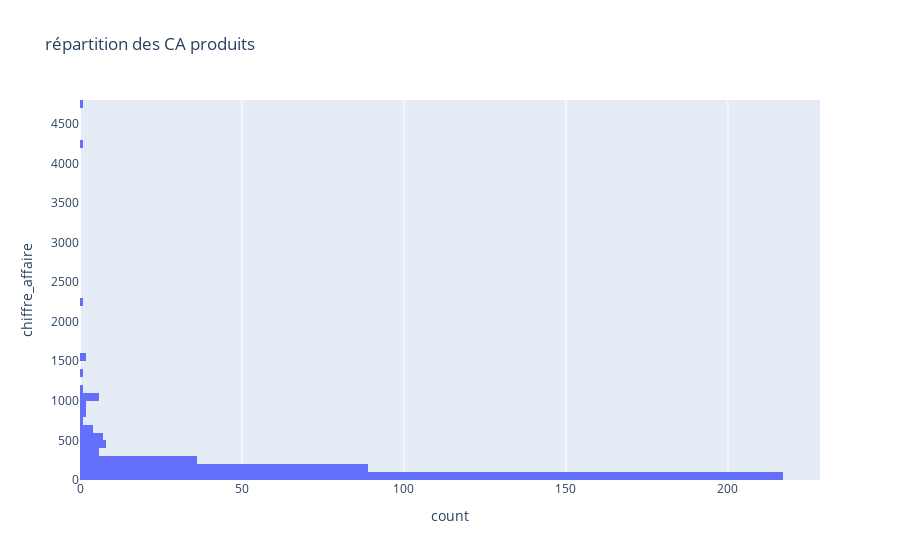

This figure's notebook cell:
### Markdown cell above
La boutique en ligne à commercialisé avec succés 385 références sur 714.

La meilleure vente apporte 4704€ de CA, la moins bonne 6,50€.
Le CA produit moyen est de 183.30€

### Code cell
data = ca_positif
fig = px.histogram(data, title="répartition des CA produits",
y="chiffre_affaire" )
fig.show()

### Figure 1 — Plotly figure (JSON) as saved in the notebook; plotly's stock layout.template omitted (floating-point values rounded to 4 significant figures; data arrays with more than 128 entries replaced by an {"elided": "..."} marker saying what was removed)
{"data": [{"alignmentgroup": "True", "bingroup": "y", "hovertemplate": "count=%{x}<br>chiffre_affaire=%{y}<extra></extra>", "legendgroup": "", "marker": {"color": "#636efa", "pattern": {"shape": ""}}, "name": "", "offsetgroup": "", "orientation": "h", "showlegend": false, "type": "histogram", "xaxis": "x", "y": {"elided": "385 float values"}, "yaxis": "y"}], "layout": {"barmode": "relative", "legend": {"tracegroupgap": 0}, "title": {"text": "répartition des CA produits"}, "xaxis": {"anchor": "y", "domain": [0, 1], "title": {"text": "count"}}, "yaxis": {"anchor": "x", "domain": [0, 1], "title": {"text": "chiffre_affaire"}}}}
